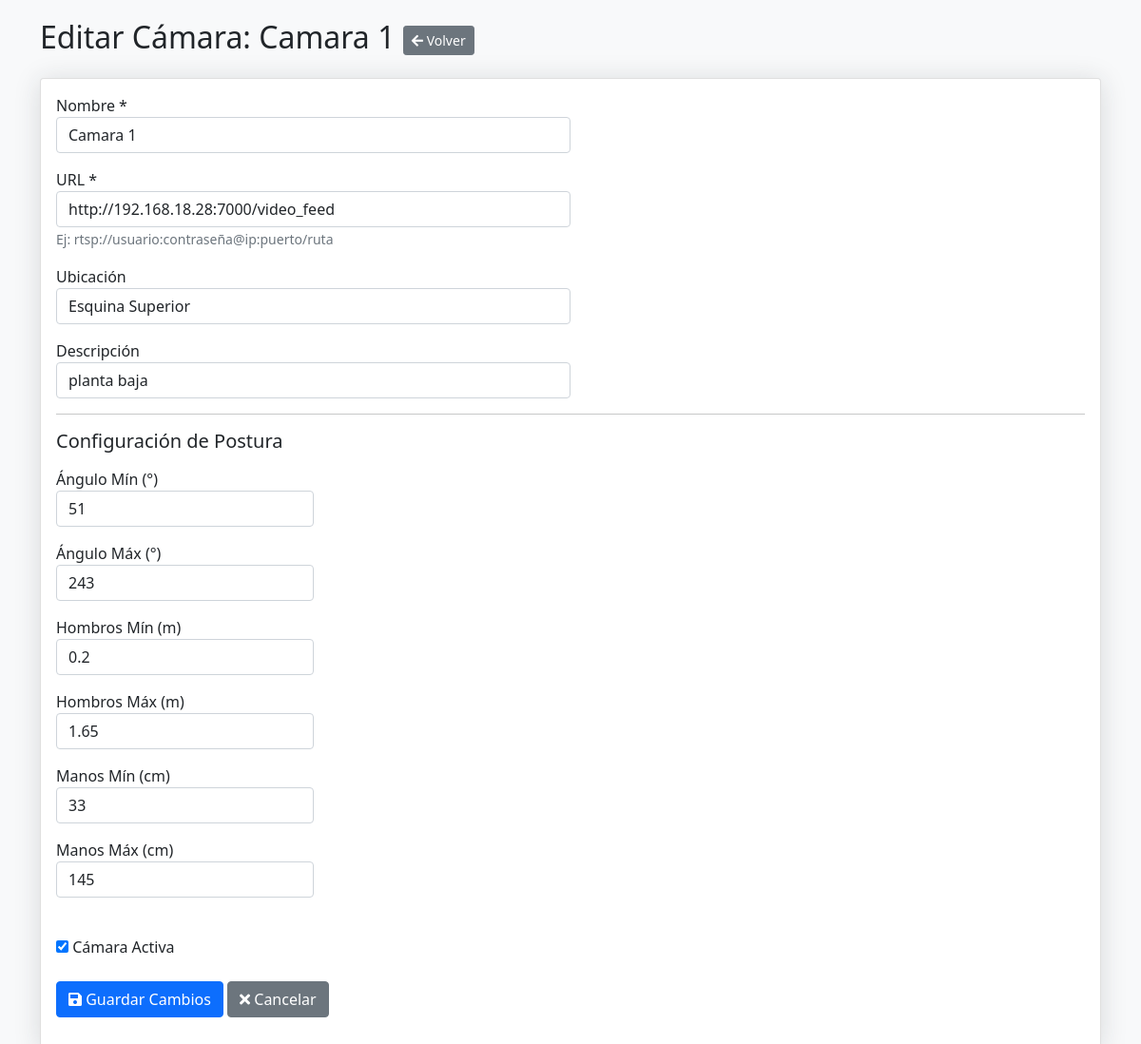
Page /camaras/edit/1 on the earlier database version.
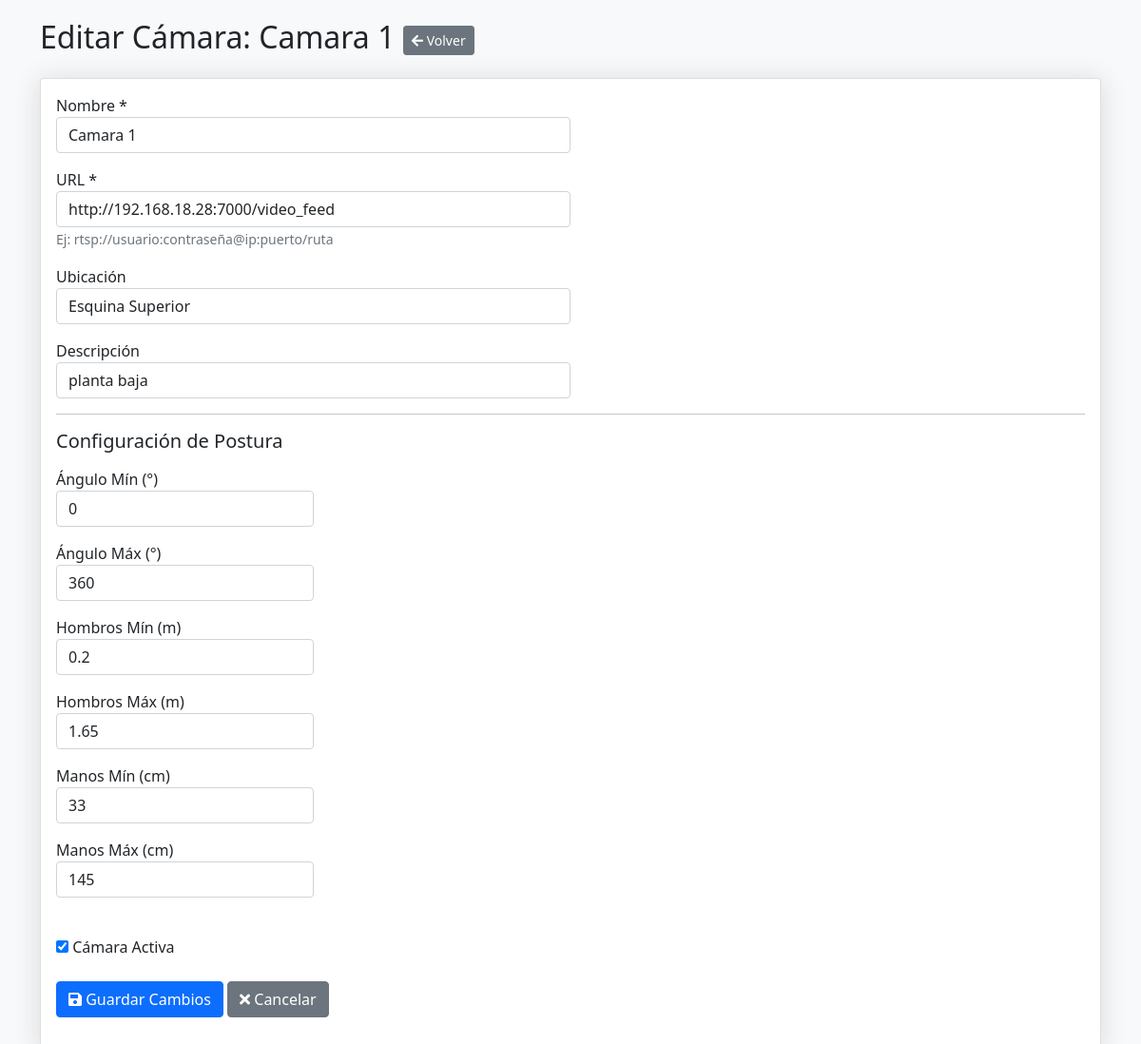
Same page on the later database version.
### tables this page shows
CREATE TABLE camaras (
                id INTEGER PRIMARY KEY AUTOINCREMENT,
                nombre TEXT NOT NULL,
                url TEXT UNIQUE NOT NULL,
                descripcion TEXT,
                angulo_min INTEGER NOT NULL DEFAULT 45,  -- Ángulo mínimo en grados
                angulo_max INTEGER NOT NULL DEFAULT 135, -- Ángulo máximo en grados
                hombros_min REAL NOT NULL DEFAULT 0.5,    -- Distancia mínima entre hombros
                hombros_max REAL NOT NULL DEFAULT 1.5,   -- Distancia máxima entre hombros
                manos_min INTEGER NOT NULL DEFAULT 30,   -- Distancia mínima de manos
                manos_max INTEGER NOT NULL DEFAULT 150,   -- Distancia máxima de manos
                ubicacion TEXT,
                activa BOOLEAN DEFAULT 1,
                fecha_instalacion TIMESTAMP DEFAULT CURRENT_TIMESTAMP,
                FOREIGN KEY (id) REFERENCES notificaciones(id_camara)
            );

### routes/camaras.py (the view, shortened to what this page needs)
    @app.route('/camaras/edit/<int:id>', methods=['GET', 'POST'])
    def camaras_edit(id):
        try:
            conn = get_db_connection()
            camara = conn.execute('SELECT * FROM camaras WHERE id = ?', (id,)).fetchone()
            if camara is None:
                conn.close()
                abort(404)
            conn.close()
            return render_template('camaras/edit.html', camara=camara)
        except Exception as e:
            app.logger.error(f"Error al editar cámara {id}: {str(e)}")
            flash('Error al editar la cámara', 'error')
            if 'conn' in locals():
                conn.rollback()
                conn.close()
            return redirect(url_for('camaras_index'))

### database.py (called while the page is built)
def get_db_connection():
    conn = sqlite3.connect('monitoring.db')
    conn.row_factory = sqlite3.Row
    return conn

### templates/camaras/edit.html (shortened to what the changed rows need)
<!DOCTYPE html>
<html lang="es">
<head>
    <link href="https://cdn.jsdelivr.net/npm/bootstrap@5.1.3/dist/css/bootstrap.min.css" rel="stylesheet">
    <link href="https://cdnjs.cloudflare.com/ajax/libs/font-awesome/5.15.4/css/all.min.css" rel="stylesheet">
</head>
<body>
    <div class="container">
        <h2 class="mb-4">Editar Cámara: {{ camara['nombre'] }} <a href="/camaras" class="btn btn-secondary btn-sm float-right"><i class="fas fa-arrow-left"></i> Volver</a></h2>
        <div class="card">
            <div class="card-body">
                <form method="POST" action="/camaras/edit/{{ camara['id'] }}">
                    <div class="form-row">
                        <div class="form-group col-md-6">
                            <label for="nombre">Nombre *</label>
                            <input type="text" class="form-control" id="nombre" name="nombre" value="{{ camara['nombre'] }}" required>
                        </div>
                        <div class="form-group col-md-6">
                            <label for="url">URL *</label>
                            <input type="url" class="form-control" id="url" name="url" value="{{ camara['url'] }}" required>
                            <small class="form-text text-muted">Ej: rtsp://usuario:contraseña@ip:puerto/ruta</small>
                        </div>
                    </div>
                    <div class="form-row">
                        <div class="form-group col-md-6">
                            <label for="ubicacion">Ubicación</label>
                            <input type="text" class="form-control" id="ubicacion" name="ubicacion" value="{{ camara['ubicacion'] }}">
                        </div>
                        <div class="form-group col-md-6">
                            <label for="descripcion">Descripción</label>
                            <input type="text" class="form-control" id="descripcion" name="descripcion" value="{{ camara['descripcion'] }}">
                        </div>
                    </div>
                    <div class="form-row">
                        <div class="form-group col-md-3">
                            <label for="angulo_min">Ángulo Mín (°)</label>
                            <input type="number" class="form-control" id="angulo_min" name="angulo_min" value="{{ camara['angulo_min'] }}" min="0" max="180">
                        </div>
                        <div class="form-group col-md-3">
                            <label for="angulo_max">Ángulo Máx (°)</label>
                            <input type="number" class="form-control" id="angulo_max" name="angulo_max" value="{{ camara['angulo_max'] }}" min="0" max="180">
                        </div>
                        <div class="form-group col-md-3">
                            <label for="hombros_min">Hombros Mín (m)</label>
                            <input type="number" step="0.1" class="form-control" id="hombros_min" name="hombros_min" value="{{ camara['hombros_min'] }}" min="0.1" max="5">
                        </div>
                        <div class="form-group col-md-3">
                            <label for="hombros_max">Hombros Máx (m)</label>
                            <input type="number" step="0.1" class="form-control" id="hombros_max" name="hombros_max" value="{{ camara['hombros_max'] }}" min="0.1" max="5">
                        </div>
                    </div>
                    <div class="form-row">
                        <div class="form-group col-md-3">
                            <label for="manos_min">Manos Mín (cm)</label>
                            <input type="number" class="form-control" id="manos_min" name="manos_min" value="{{ camara['manos_min'] }}" min="10" max="300">
                        </div>
                        <div class="form-group col-md-3">
                            <label for="manos_max">Manos Máx (cm)</label>
                            <input type="number" class="form-control" id="manos_max" name="manos_max" value="{{ camara['manos_max'] }}" min="10" max="300">
                        </div>
                    </div>
                </form>
            </div>
        </div>
    </div>
</body>
</html>

Differences in the rows shown:
changed camaras "Camara 1": angulo_min "51" → "0"; angulo_max "243" → "360"
